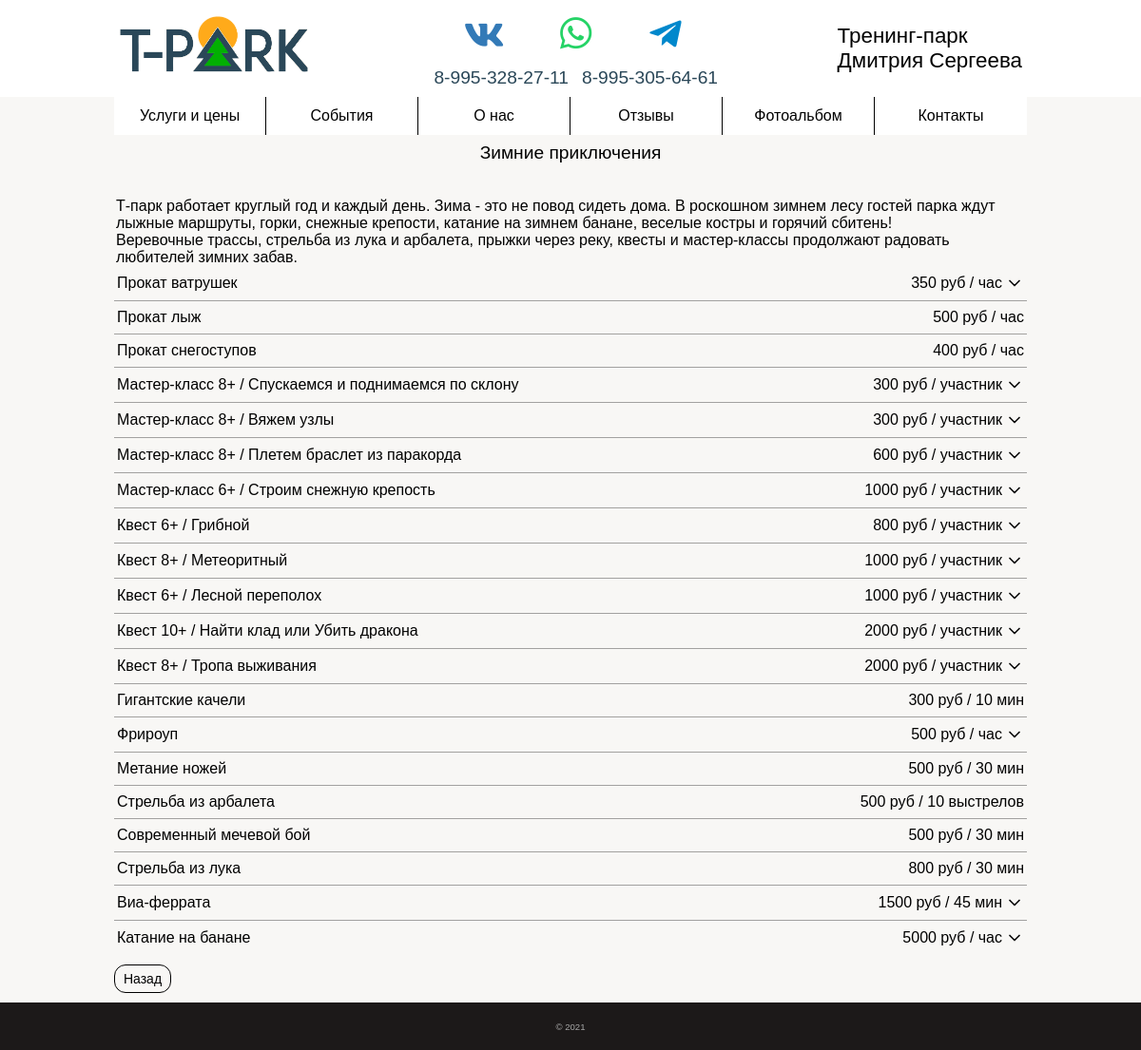
Screenshot of /category?category_id=14 with the database file from the repository.
### app/models.py (models this page shows)
class Category(db.Model):
    id = db.Column(db.Integer, primary_key=True, index=True, unique=True)
    name = db.Column(db.String(128))
    description = db.Column(db.Text)
    status = db.Column(db.BOOLEAN())  # отображение клиентам
    services = db.relationship('ServiceCategory', backref='category', lazy='dynamic')
    number = db.Column(db.Integer, index=True, default=30)
    types = db.relationship('CategoryType', backref='category', lazy='dynamic')

class Service(db.Model):
    id = db.Column(db.Integer, primary_key=True, index=True, unique=True)
    name = db.Column(db.String(128))
    short_description = db.Column(db.String(512))  # краткое описание
    description = db.Column(db.Text)  # полное описание
    status = db.Column(db.BOOLEAN())  # отображение клиентам
    next = db.Column(db.BOOLEAN())   # есть ли переход на дальнейшую страницу
    categories = db.relationship('ServiceCategory', backref='service', lazy='dynamic')
    price = db.Column(db.String(8))
    time = db.Column(db.String(128))
    def __repr__(self):
        if self.time:
            return self.price + ' руб / ' + self.time
        elif self.price:
            return self.price + ' руб'
        else:
            return ''

class ServiceCategory(db.Model):
    id = db.Column(db.Integer, primary_key=True, index=True, unique=True)
    service_id = db.Column(db.ForeignKey('service.id'))
    category_id = db.Column(db.ForeignKey('category.id'))
    number = db.Column(db.Integer, default=500)  # порядковый номер

### app/main/routes.py (the view)
@bp.route('/category', methods=['GET'])
def category():
    try:
        category_id = request.args.get('category_id')
        try:
            files = listdir('app/static/images/category/{}'.format(category_id))
            path = os.path.join('app/static/images/category/{}'.format(category_id), files[0])
            open(path)
            photo = True
        except:
            photo = False
            files = []
        category = Category.query.filter_by(id=category_id).first()
        services = category.services.order_by(ServiceCategory.number).all()
        if category.status == 1:
            return render_template('main/category.html', category=category, category_id=category_id,
                                   services=services, categories=get_categories(), files=files,
                                   contacts_data=get_contacts_data(), photo=photo)
        else:
            return redirect(url_for('main.index'))
    except:
        return render_template('errors/500.html')

### app/main/functions.py (called while the page is built)
def get_categories():
    return Category.query.order_by(Category.number).all()

def get_geolocation():
    return Text.query.filter_by(title='geolocation').first()

def get_address():
    return Text.query.filter_by(title='address').first()

def get_phone_numbers():
    return Text.query.filter_by(title='phone_numbers').first().text.split()

def get_media():
    return [Text.query.filter_by(title='vk').first(),
            Text.query.filter_by(title='insta').first()]

def get_contacts_data():
    return {
        'geolocation': get_geolocation(),
        'address': get_address(),
        'phone_numbers': get_phone_numbers(),
        'media': get_media()
    }

### app/models.py (called while the page is built)
    def __repr__(self):
        return self.text

### app/templates/main/category.html (shortened to what this page needs)
{% extends "main/base.html" %}
{% block scripts %}
    <link rel="stylesheet" href="{{ url_for('static', filename='category/category.css') }}">
    <link rel="stylesheet" href="{{ url_for('static', filename='slider.css') }}">
    <link rel="stylesheet" href="{{ url_for('static', filename='event/event.css') }}">
{% endblock %}
{% block app_content %}
    <div class="category_title">{{ category.name |safe }}</div>
    <div class="container">
        <div class="category_description">
            <div class="text">
                {{ category.description |safe if category.description }}
            </div>
        </div>
        <div id="buttons" class="buttons">
            {% for element in services %}
                {% set service = element.service %}
                {% if service.status == true %}
                    <div id="{{ service.id }}" class="button" status="0"
                         style="cursor: {%- if service.short_description or service.next -%}pointer{% else %}default{% endif %}">
                        {%- if not service.short_description and service.next -%}
                            <a href="{{ url_for('main.service') }}?service_id={{ service.id }}"
                               style="color: black; text-decoration: none;">
                        {% endif %}
                        <div class="content">
                            <div class="price">
                                <div>{{ service.name }}</div>
                                <div class="cost" style="display: flex;">
                                    <div id="prices{{ service.id }}"></div>
                                    {%- if service.short_description -%}
                                        <img class="price_switch" src="{{ url_for('static', filename='down.svg') }}"
                                             alt="">
                                    {%- elif not service.short_description and service.next -%}
                                        <img class="price_switch next_switch" style="transform: rotate(-90deg)"
                                             src="{{ url_for('static', filename='down.svg') }}"
                                             alt="">
                                    {%- endif -%}
                                </div>
                            </div>
                        </div>
                        {%- if not service.short_description and service.next -%}
                            </a>
                        {%- endif -%}
                    </div>
                {% endif %}
            {% endfor %}
        </div>
    </div>
{% endblock %}

### app/static/main/main.css (style rules this page uses)
:root { --background-color: rgba(169, 191, 239, 0.15); --primary-color: #ffa300; --primary-font-size: 16px; --primary-font-family: Arial, sans-serif; --primary-content-width: 960px; --primary-content-height: 100px; --modal_window_time: none; --vw: none; --vh: none; }
html { box-sizing: border-box; -webkit-tap-highlight-color: rgba(0, 0, 0, 0); height: 100vh; }
*, *:before, *:after { box-sizing: inherit; }
* { appearance: none; -webkit-appearance: none; font-family: var(--primary-font-family); }
body { margin: 0; -webkit-text-size-adjust: none; background-color: rgba(209, 207, 188, 0.15); height: 100vh; }
img { user-select: none; }
p { margin: 0; }
.category_title { padding-top: 8px; padding-bottom: 8px; text-align: center; font-size: calc(var(--primary-font-size) * 1.3); margin: 0 auto; }

### app/static/slider.css (style rules this page uses)
:root { --primary-width: calc(100% / 1); --primary-flex: 0 0 calc(100% / 1); }

### app/static/contacts/contacts.css (style rules this page uses)
.text { margin: 8px 0; }

### app/static/category/category.css (style rules this page uses)
.container { position: relative; justify-content: center; font-family: var(--primary-font-family); }
.category_title { padding-top: 4px; padding-bottom: 4px; text-align: center; width: calc(100 * var(--vw, 1vw) - 34px); font-size: calc(var(--primary-font-size) * 1.2); margin: 0 auto; }
.price { display: flex; justify-content: space-between; }
.button:last-child { border-bottom: 0; }

### app/static/category/category_desktop.css (style rules this page uses)
.buttons { margin-top: 20px; justify-content: center; align-items: flex-start; white-space: normal; display: grid; grid-template-columns: repeat(1, minmax(100px, 960px)); }
.category_title { padding-top: 8px; padding-bottom: 6px; }
.cost { min-width: 15%; justify-content: flex-end; margin-left: 6px; }
.price > div:first-child { text-align: left; }
.price > div { display: flex; align-items: center; }
.content { min-width: 10vw; text-align: center; }
.category_description { margin: 0 auto -20px; width: min(95%, 960px); }
.text { padding-top: 4px; margin-left: 2px; position: relative; text-align: left; font-size: var(--primary-font-size); }
.price_switch { margin-left: 3px; top: 8px; right: -1px; width: 20px; object-fit: cover; transition: all 0.5s; filter: invert(0); }
.button { font-size: var(--primary-font-size); padding: 8px 3px; cursor: pointer; border-bottom: 1px solid rgba(0, 0, 0, 0.35); transition: all 0.25s; }

### app/templates/main/category.html (style rules this page uses)
a:-webkit-any-link { cursor: inherit; }

### rows the page displays
Category: name "Зимние приключения", description "Т-парк работает круглый год и каждый день. Зима - это не повод сидеть дома. В роскошном зимнем лесу гостей парка ждут лыжные маршруты, горки, снежные крепости, катание на зимнем банане, веселые костры и горячий сбитень! Веревочные трассы, стрельба из лука и арбалета, прыжки через реку, квесты и мастер-классы продолжают радовать любителей зимних забав."
Service: name "Прокат ватрушек"
Service: name "Прокат лыж"
Service: name "Прокат снегоступов"
Service: name "Мастер-класс 8+ / Спускаемся и поднимаемся по склону"
Service: name "Мастер-класс 8+ / Вяжем узлы"
Service: name "Мастер-класс 8+ / Плетем браслет из паракорда"
Service: name "Мастер-класс 6+ / Строим снежную крепость"
Service: name "Квест 6+ / Грибной"
Service: name "Квест 8+ / Метеоритный"
Service: name "Квест 6+ / Лесной переполох"
Service: name "Квест 10+ / Найти клад или Убить дракона"
Service: name "Квест 8+ / Тропа выживания"
Service: name "Гигантские качели"
Service: name "Фрироуп"
Service: name "Метание ножей"
Service: name "Стрельба из арбалета"
Service: name "Современный мечевой бой"
Service: name "Стрельба из лука"
Service: name "Виа-феррата"
Service: name "Катание на банане"

### other values shown
{{ phone_numbers[0][6]|string + phone_numbers[0][7]|string }} "27"
{{ phone_numbers[0][8]|string + phone_numbers[0][9]|string }} "11"
{{ phone_numbers[1][6]|string + phone_numbers[1][7]|string }} "64"
{{ phone_numbers[1][8]|string + phone_numbers[1][9]|string }} "61"
